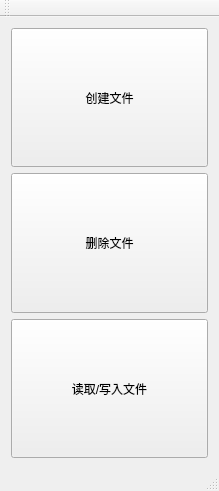
<?xml version="1.0" encoding="UTF-8"?>
<ui version="4.0">
 <class>FileSystemEmulationClass</class>
 <widget class="QMainWindow" name="FileSystemEmulationClass">
  <property name="geometry">
   <rect>
    <x>0</x>
    <y>0</y>
    <width>219</width>
    <height>491</height>
   </rect>
  </property>
  <property name="windowTitle">
   <string>FileSystemEmulation</string>
  </property>
  <widget class="QWidget" name="centralWidget">
   <layout class="QVBoxLayout" name="verticalLayout">
    <item>
     <layout class="QGridLayout" name="gridLayout">
      <item row="2" column="0">
       <widget class="QPushButton" name="pushButtonReadWrite">
        <property name="sizePolicy">
         <sizepolicy hsizetype="Expanding" vsizetype="Expanding">
          <horstretch>0</horstretch>
          <verstretch>0</verstretch>
         </sizepolicy>
        </property>
        <property name="text">
         <string>读取/写入文件</string>
        </property>
       </widget>
      </item>
      <item row="1" column="0">
       <widget class="QPushButton" name="pushButtonDel">
        <property name="sizePolicy">
         <sizepolicy hsizetype="Expanding" vsizetype="Expanding">
          <horstretch>0</horstretch>
          <verstretch>0</verstretch>
         </sizepolicy>
        </property>
        <property name="text">
         <string>删除文件</string>
        </property>
       </widget>
      </item>
      <item row="0" column="0">
       <widget class="QPushButton" name="pushButtonNew">
        <property name="sizePolicy">
         <sizepolicy hsizetype="Expanding" vsizetype="Expanding">
          <horstretch>0</horstretch>
          <verstretch>0</verstretch>
         </sizepolicy>
        </property>
        <property name="text">
         <string>创建文件</string>
        </property>
       </widget>
      </item>
     </layout>
    </item>
   </layout>
  </widget>
  <widget class="QMenuBar" name="menuBar">
   <property name="geometry">
    <rect>
     <x>0</x>
     <y>0</y>
     <width>219</width>
     <height>23</height>
    </rect>
   </property>
  </widget>
  <widget class="QToolBar" name="mainToolBar">
   <attribute name="toolBarArea">
    <enum>TopToolBarArea</enum>
   </attribute>
   <attribute name="toolBarBreak">
    <bool>false</bool>
   </attribute>
  </widget>
  <widget class="QStatusBar" name="statusBar"/>
 </widget>
 <layoutdefault spacing="6" margin="11"/>
 <resources>
  <include location="filesystememulation.qrc"/>
 </resources>
 <connections/>
</ui>
